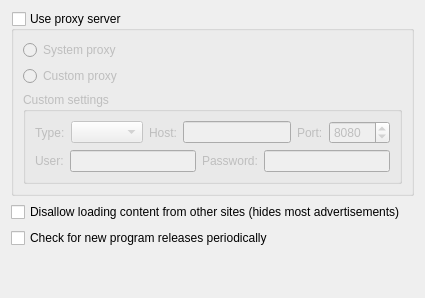
     <widget class="QWidget" name="tab_network">
      <attribute name="icon">
       <iconset resource="../../resources.qrc">
        <normaloff>:/icons/network.svg</normaloff>:/icons/network.svg</iconset>
      </attribute>
      <attribute name="title">
       <string>&amp;Network</string>
      </attribute>
      <layout class="QVBoxLayout" name="verticalLayout_9">
       <item>
        <widget class="QGroupBox" name="useProxyServer">
         <property name="toolTip">
          <string>Enable if you wish to use a proxy server
for all program's network requests.</string>
         </property>
         <property name="title">
          <string>Use proxy server</string>
         </property>
         <property name="checkable">
          <bool>true</bool>
         </property>
         <property name="checked">
          <bool>false</bool>
         </property>
         <layout class="QVBoxLayout" name="verticalLayout_6">
          <item>
           <widget class="QRadioButton" name="systemProxy">
            <property name="text">
             <string>System proxy</string>
            </property>
           </widget>
          </item>
          <item>
           <widget class="QRadioButton" name="customProxy">
            <property name="text">
             <string>Custom proxy</string>
            </property>
           </widget>
          </item>
          <item>
           <widget class="QGroupBox" name="customSettingsGroup">
            <property name="enabled">
             <bool>false</bool>
            </property>
            <property name="title">
             <string>Custom settings</string>
            </property>
            <layout class="QVBoxLayout" name="verticalLayout_18">
             <item>
              <layout class="QHBoxLayout" name="horizontalLayout_3">
               <item>
                <widget class="QLabel" name="label">
                 <property name="buddy">
                   <cstring>proxyType</cstring>
                 </property>
                 <property name="text">
                  <string>Type:</string>
                 </property>
                </widget>
               </item>
               <item>
                <widget class="QComboBox" name="proxyType"/>
               </item>
               <item>
                <widget class="QLabel" name="label_3">
                 <property name="buddy">
                   <cstring>proxyHost</cstring>
                 </property>
                 <property name="text">
                  <string>Host:</string>
                 </property>
                </widget>
               </item>
               <item>
                <widget class="QLineEdit" name="proxyHost"/>
               </item>
               <item>
                <widget class="QLabel" name="label_2">
                 <property name="buddy">
                   <cstring>proxyPort</cstring>
                 </property>
                 <property name="text">
                  <string>Port:</string>
                 </property>
                </widget>
               </item>
               <item>
                <widget class="QSpinBox" name="proxyPort">
                 <property name="maximum">
                  <number>65535</number>
                 </property>
                 <property name="value">
                  <number>8080</number>
                 </property>
                </widget>
               </item>
              </layout>
             </item>
             <item>
              <layout class="QHBoxLayout" name="horizontalLayout_2">
               <item>
                <widget class="QLabel" name="label_4">
                 <property name="buddy">
                   <cstring>proxyUser</cstring>
                 </property>
                 <property name="text">
                  <string>User:</string>
                 </property>
                </widget>
               </item>
               <item>
                <widget class="QLineEdit" name="proxyUser"/>
               </item>
               <item>
                <widget class="QLabel" name="label_5">
                 <property name="buddy">
                   <cstring>proxyPassword</cstring>
                 </property>
                 <property name="text">
                  <string>Password:</string>
                 </property>
                </widget>
               </item>
               <item>
                <widget class="QLineEdit" name="proxyPassword">
                 <property name="echoMode">
                  <enum>QLineEdit::Password</enum>
                 </property>
                </widget>
               </item>
              </layout>
             </item>
            </layout>
           </widget>
          </item>
         </layout>
        </widget>
       </item>

       <item>
        <widget class="QCheckBox" name="disallowContentFromOtherSites">
         <property name="toolTip">
          <string>Enabling this would make GoldenDict block most advertisements
by disallowing content (images, frames) not originating from the site
you are browsing. If some site breaks because of this, try disabling this.</string>
         </property>
         <property name="text">
          <string>Disallow loading content from other sites (hides most advertisements)</string>
         </property>
        </widget>
       </item>
       <item>
        <widget class="QCheckBox" name="checkForNewReleases">
         <property name="toolTip">
          <string>When this is enabled, the program periodically
checks if a new, updated version of GoldenDict
is available for download. If it is so, the program
informs the user about it and prompts to open a
download page.</string>
         </property>
         <property name="text">
          <string>Check for new program releases periodically</string>
         </property>
        </widget>
       </item>
       <item>
        <spacer name="verticalSpacer_3">
         <property name="orientation">
          <enum>Qt::Vertical</enum>
         </property>
         <property name="sizeHint" stdset="0">
          <size>
           <width>20</width>
           <height>39</height>
          </size>
         </property>
        </spacer>
       </item>
      </layout>
     </widget>
